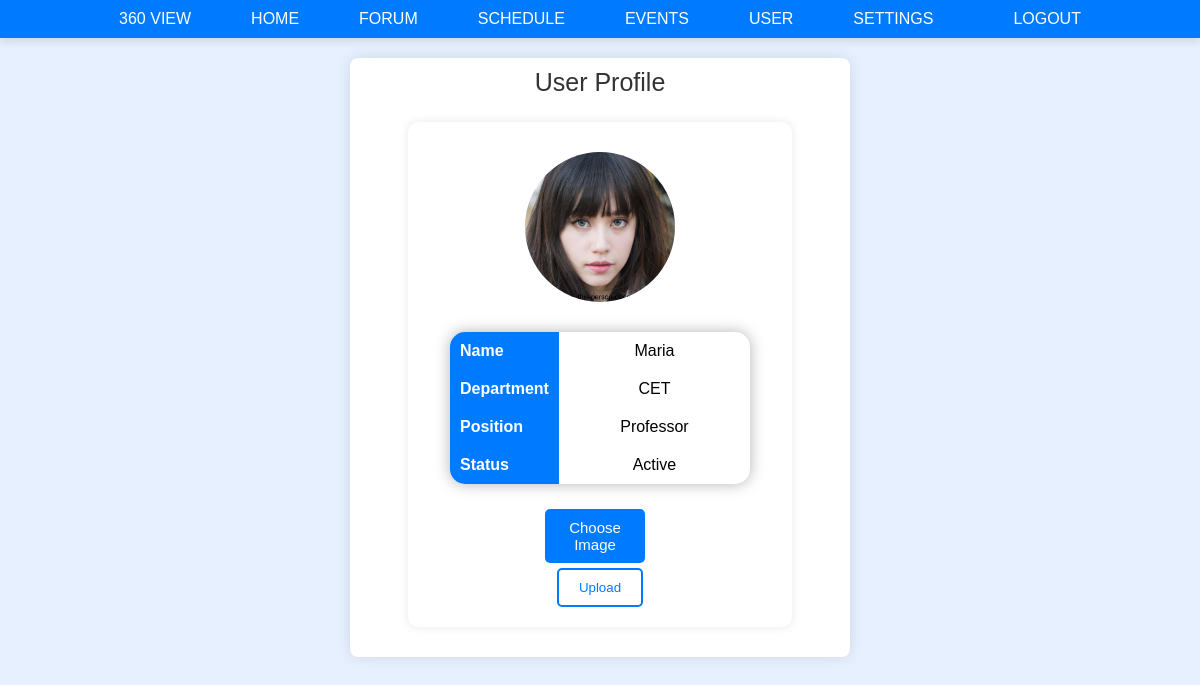
The page /user.php (signed in) on the database its author committed.
### tables this page shows
CREATE TABLE `users` (
  `user_id` int(11) NOT NULL,
  `username` varchar(50) NOT NULL,
  `full_name` varchar(100) DEFAULT NULL,
  `email` varchar(100) NOT NULL,
  `password_hash` varchar(255) NOT NULL,
  `student_num` int(11) DEFAULT NULL,
  `program` varchar(50) DEFAULT NULL,
  `year_level` varchar(10) DEFAULT NULL,
  `student_status` varchar(25) DEFAULT NULL,
  `status` varchar(25) DEFAULT NULL,
  `department` varchar(50) DEFAULT NULL,
  `role` enum('Student','Professor', 'Admin') NOT NULL DEFAULT 'Student',
  `profile_image` varchar(255) DEFAULT 'default_profile.jpg'
);

### public/user.php (the view, shortened to what this page needs)
<?php
require 'includes/dbh.inc.php';
if (isset($_SESSION['user_id'])) {
    $userId = $_SESSION['user_id'];
}
try {
    $stmt = $pdo->prepare("SELECT username, email, department, student_num, program, year_level, student_status, status, role, profile_image FROM users WHERE user_id = :user_id");
    $stmt->bindParam(':user_id', $userId, PDO::PARAM_INT);
    $stmt->execute();
    $user = $stmt->fetch(PDO::FETCH_ASSOC);
} catch (PDOException $e) {
    echo "Error fetching user details: " . $e->getMessage();
    exit;
}
?>
<!DOCTYPE html>
<html lang="en">
<head>
    <link rel="stylesheet" href="user.css">
    <link rel="stylesheet" href="assets/dropdown.css">
</head>
<body>
    <div class="top-ribbon">
        <div class="ribbon-button-container dropdown stay">
            <span class="ribbon-button ribbon-trigger dropView">360 VIEW</span>
        </div>
        <div class="ribbon-button-container stay">
            <a href="home.php" class="ribbon-button">HOME</a>
        </div>
        <div class="ribbon-button-container">
            <a href="forum.php" class="ribbon-button">FORUM</a>
        </div>
        <div class="ribbon-button-container">
            <a href="schedule.php" class="ribbon-button">SCHEDULE</a>
        </div>
        <div class="ribbon-button-container">
            <a href="events.html" class="ribbon-button">EVENTS</a>
        </div>
        <div class="ribbon-button-container">
            <a href="user.php" class="ribbon-button">USER</a>
        </div>
        <div class="ribbon-button-container">
            <a href="settings.html" class="ribbon-button">SETTINGS</a>
        </div>
        <div class="ribbon-button-container">
            <a href="includes/logout.php" class="ribbon-button">LOGOUT</a>
        </div>
    </div>
    <div class="user-container">
        <h1>User Profile</h1>
        <div class="profile">
            <div class="card">
                <img src="<?php echo htmlspecialchars($user['profile_image']); ?>" alt="Profile Picture">
                <div id="user-profile">
                    <?php
                    if (empty($user['student_num'])) {
                        echo "
                            <table>
                                <tbody>
                                    <tr>
                                        <th>Name</th>
                                        <td>{$user['username']}</td>
                                    </tr>
                                    <tr>
                                        <th>Department</th>
                                        <td>{$user['department']}</td>
                                    </tr>
                                    <tr>
                                        <th>Position</th>
                                        <td>{$user['role']}</td>
                                    </tr>
                                    <tr>
                                        <th>Status</th>
                                        <td>{$user['status']}</td>
                                    </tr>
                                </tbody>
                            </table>
                        ";
                    }
                    ?>
                </div>
                <div class="button-container">
                    <form action="<?php echo htmlspecialchars($_SERVER["PHP_SELF"]); ?>" method="post" enctype="multipart/form-data">
                        <div class="file-input">
                            <label for="input-file" class="button">Choose Image</label>
                        </div>
                        <button type="submit" class="upload-button">Upload</button>
                    </form>
                </div>
            </div>
        </div>
    </div>
</body>
</html>

### public/user.css (style rules this page uses)
body { font-family: Arial, sans-serif; background-color: #e6f0ff; display: flex; flex-direction: column; align-items: center; height: 100vh; margin: 0; }
.top-ribbon { background-color: #007bff; width: 100%; padding: 10px 0; display: flex; justify-content: center; box-shadow: 0 4px 8px rgba(0, 0, 0, 0.1); }
.ribbon-button-container { margin: 0 10px; }
.ribbon-button { padding: 10px 20px; background-color: #007bff; color: white; text-decoration: none; border-radius: 20px; font-size: 16px; transition: background-color 0.3s, color 0.3s; }
* { margin: 0; padding: 0; box-sizing: border-box; font-family: 'Poppins', sans-serif; }
.user-container { background-color: #ffffff; padding: 10px; border-radius: 8px; box-shadow: 0 0 15px rgba(0, 0, 0, 0.1); text-align: left; margin-top: 10px; display: flex; flex-direction: column; align-items: center; width: 60%; max-width: 500px; }
.user-container h1 { margin-bottom: 5px; font-size: 25px; color: #333; font-weight: 300; }
#user-profile { display: flex; flex-direction: column; align-items: center; gap: 10px; margin-top: 10px; }
.profile { width: 100%; display: flex; align-items: center; justify-content: center; }
.card { background: #fff; display: flex; align-items: center; padding: 50px; width: 900px; border-radius: 10px; }
.card img { width: 180px; height: 180px; border-radius: 50%; margin-top: 10px; margin-bottom: 30px; }
label { display: block; width: 100px; background: #b5c9f3; padding: 12px; margin: 5px auto; border-radius: 5px; cursor: pointer; font-size: 15px; }
.dropdown { position: relative; display: inline-block; }
.ribbon-trigger { cursor: pointer; }
#user-profile table { border-collapse: collapse; box-shadow: 0 0 15px rgba(0, 0, 0, 0.3); border-radius: 15px; min-width: 300px; }
#user-profile table th { background-color: #007bff; color: white; padding: 10px; text-align: left; width:100px; }
#user-profile table tr:first-child th { border-top-left-radius: 15px; }
#user-profile table tr:last-child th { border-bottom-left-radius: 15px; }
#user-profile table td { padding: 10px; }

### public/assets/dropdown.css (style rules this page uses)
.dropdown { position: relative; padding-top: 0px; padding-bottom: 0px; }
.ribbon-trigger { cursor: pointer; display: none; }
.stay .ribbon-trigger { display: block; padding-top: 0px; padding-bottom: 0px; }

### public/user.php (style rules this page uses)
.user-container { display: flex; flex-direction: column; align-items: center; justify-content: center; margin-top: 20px; }
.profile { display: flex; flex-direction: column; align-items: center; justify-content: center; margin-top: 20px; text-align: center; }
.card { display: flex; flex-direction: column; align-items: center; justify-content: center; background-color: white; padding: 20px; border-radius: 10px; box-shadow: 0 0 10px rgba(0, 0, 0, 0.1); width: 80%; max-width: 600px; margin-bottom: 20px; }
.card img { width: 150px; height: 150px; object-fit: cover; border-radius: 50%; margin-bottom: 20px; }
.button-container { display: flex; align-items: center; justify-content: center; margin-top: 20px; width: 100%; }
.file-input { position: relative; overflow: hidden; margin-right: 10px; }
.button, .upload-button { display: inline-block; padding: 10px 20px; background-color: #007BFF; color: white; text-decoration: none; border: none; border-radius: 5px; cursor: pointer; transition: background-color 0.3s; }
.upload-button { background-color: white; color: #007BFF; border: 2px solid #007BFF; }

### rows shown on the page
users: profile_image (picture), username "Maria", department "CET", role "Professor", status "Active"
